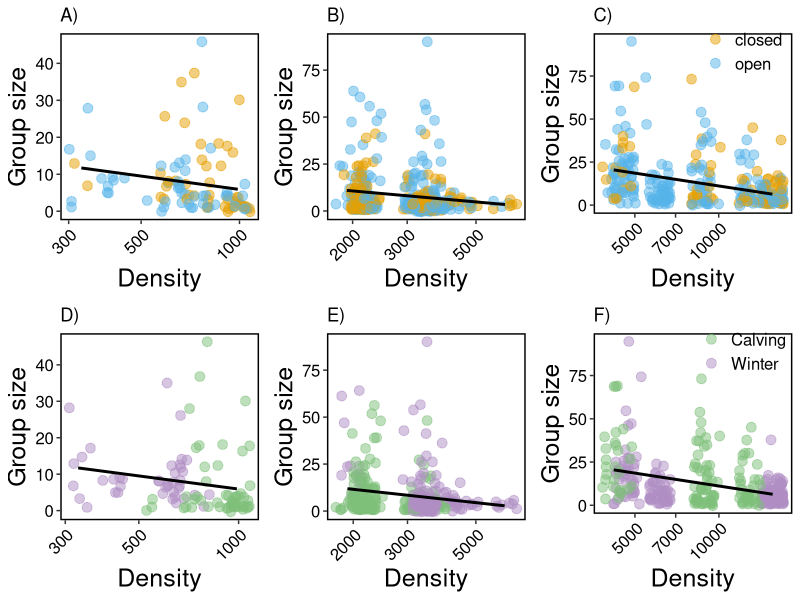

Write the R code that produced this figure.


## load libraries
library(data.table)
library(ggplot2)
library(gridExtra)

## load data
habitat <- fread("output/herd-survey-locs-data.csv")
habitat$HerdYear <- as.factor(paste(habitat$HERD, 
                                    habitat$year, sep = "_"))
## load data
allDf <- fread("output/groups-herd-year.csv")
allDf$HerdYear <- as.factor(paste(allDf$HERD, allDf$Year, sep = "_"))
allDf <- allDf[,c("HerdYear", "size")]

## only one density value per herd-year
allDf <- allDf[, mean(size), by = "HerdYear"]
setnames(allDf, "V1", "size")

## merge files
habitat2 <- merge(allDf, habitat, by.EACHI = "HerdYear", allow.cartesian = TRUE)

##  change name of habitat types
habitat2$habitatType[habitat2$habitatType == "closed"] <- "Closed"
habitat2$habitatType[habitat2$habitatType == "open"] <- "Open"

## rename herds based on size
habitat2$HSize[habitat2$HERD == "Avalon"] <- "Small"
habitat2$HSize[habitat2$HERD == "Cape_Shore"] <- "Small"
habitat2$HSize[habitat2$HERD == "Mt_Peyton"] <-"Small"
habitat2$HSize[habitat2$HERD == "Grey_River"] <- "Med"
habitat2$HSize[habitat2$HERD == "Gaff_Topsails"] <- "Med"
habitat2$HSize[habitat2$HERD == "Pothill"] <- "Med"
habitat2$HSize[habitat2$HERD == "St_Anthony"] <- "Med"
habitat2$HSize[habitat2$HERD == "Lapoile"] <- "Large"
habitat2$HSize[habitat2$HERD == "Middle_Ridge"] <- "Large"

png("graphics/Fig3.png",width = 6000, height = 4500, res = 600)
aa = ggplot(habitat2[HSize == "Small" & Total_Caribou < 100], 
            aes(size, Total_Caribou)) +
  geom_jitter(aes(color = habitat), alpha = 0.5, width = 0.04, size = 3) +
  geom_smooth(method = "lm", se = F, color = "black") +
  scale_fill_manual(values=c("#E69F00", "#56B4E9")) +
  scale_color_manual(values=c("#E69F00", "#56B4E9")) +
  scale_x_log10() +
  xlab('Density') +
  ylab('Group size') +
  ggtitle('A)') +
  theme(legend.position = 'none',
        axis.title = element_text(size = 18),
        axis.text.y = element_text(size=12, color = "black"),
        axis.text.x = element_text(size = 12, angle = 45 , color = "black", hjust = 1),        
        panel.grid.minor = element_blank(),
        panel.background = element_blank(),
        panel.border = element_rect(colour = "black", fill=NA, size=1))

bb = ggplot(habitat2[HSize == "Med" & Total_Caribou < 100], 
            aes(size, Total_Caribou)) +
  geom_jitter(aes(color = habitat), alpha = 0.5, width = 0.04, size = 3) +
  geom_smooth(method = "lm", se = F, color = "black") +
  scale_fill_manual(values=c("#E69F00", "#56B4E9")) +
  scale_color_manual(values=c("#E69F00", "#56B4E9")) +
  scale_x_log10() +
  xlab('Density') +
  ylab('Group size') +
  ggtitle('B)') +
  theme(legend.position = 'none',
        axis.title = element_text(size = 18),
        axis.text.y = element_text(size=12, color = "black"),
        axis.text.x = element_text(size = 12, angle = 45 , color = "black", hjust = 1),        
        panel.grid.minor = element_blank(),
        panel.background = element_blank(),
        panel.border = element_rect(colour = "black", fill=NA, size=1))
cc = ggplot(habitat2[HSize == "Large" & Total_Caribou < 100], 
            aes(size, Total_Caribou)) +
  geom_jitter(aes(color = habitat), alpha = 0.5, width = 0.04, size = 3) +
  geom_smooth(method = "lm", se = F, color = "black") +
  scale_fill_manual(values=c("#E69F00", "#56B4E9")) +
  scale_color_manual(values=c("#E69F00", "#56B4E9")) +
  scale_x_log10() +
  xlab('Density') +
  ylab('Group size') +
  ggtitle('C)') +
  theme(legend.position = c(0.75,0.9),
        legend.title = element_blank(),
        legend.background = element_blank(),
        legend.key = element_blank(),
        legend.text = element_text(size = 12),
        axis.title = element_text(size = 18),
        axis.text.y = element_text(size=12, color = "black"),
        axis.text.x = element_text(size = 12, angle = 45 , color = "black", hjust = 1), 
        panel.grid.minor = element_blank(),
        panel.background = element_blank(),
        panel.border = element_rect(colour = "black", fill=NA, size=1))

dd = ggplot(habitat2[HSize == "Small" & Total_Caribou < 100 & season != "Rut"], 
            aes(size, Total_Caribou)) +
  geom_jitter(aes(color = season), alpha = 0.5, width = 0.04, size = 3) +
  geom_smooth(method = "lm", se = F, color = "black") +
  scale_fill_manual(values=c("#7fbf7b", "#af8dc3")) +
  scale_color_manual(values=c("#7fbf7b", "#af8dc3")) +
  scale_x_log10() +
  xlab('Density') +
  ylab('Group size') +
  ggtitle('D)') +
  theme(legend.position = 'none',
        axis.title = element_text(size = 18),
        axis.text.y = element_text(size=12, color = "black"),
        axis.text.x = element_text(size = 12, angle = 45 , color = "black", hjust = 1),       
        panel.grid.minor = element_blank(),
        panel.background = element_blank(),
        panel.border = element_rect(colour = "black", fill=NA, size=1))

ee = ggplot(habitat2[HSize == "Med" & Total_Caribou < 100 & season != "Rut"], 
            aes(size, Total_Caribou)) +
  geom_jitter(aes(color = season), alpha = 0.5, width = 0.04, size = 3) +
  geom_smooth(method = "lm", se = F, color = "black") +
  scale_fill_manual(values=c("#7fbf7b", "#af8dc3")) +
  scale_color_manual(values=c("#7fbf7b", "#af8dc3")) +
  scale_x_log10() +
  xlab('Density') +
  ylab('Group size') +
  ggtitle('E)') +
  theme(legend.position = 'none',
        axis.title = element_text(size = 18),
        axis.text.y = element_text(size=12, color = "black"),
        axis.text.x = element_text(size = 12, angle = 45 , color = "black", hjust = 1),      
        panel.grid.minor = element_blank(),
        panel.background = element_blank(),
        panel.border = element_rect(colour = "black", fill=NA, size=1))
ff = ggplot(habitat2[HSize == "Large" & Total_Caribou < 100 & season != "Rut"], 
            aes(size, Total_Caribou)) +
  geom_jitter(aes(color = season), alpha = 0.5, width = 0.04, size = 3) +
  geom_smooth(method = "lm", se = F, color = "black") +
  scale_fill_manual(values=c("#7fbf7b", "#af8dc3")) +
  scale_color_manual(values=c("#7fbf7b", "#af8dc3")) +
  scale_x_log10() + 
  xlab('Density') +
  ylab('Group size') +
  ggtitle('F)') +
  theme(legend.position = c(0.75,0.9),
        legend.title = element_blank(),
        legend.background = element_blank(),
        legend.key = element_blank(),
        legend.text = element_text(size = 12),
        axis.title = element_text(size = 18),
        axis.text.y = element_text(size=12, color = "black"),
        axis.text.x = element_text(size = 12, angle = 45 , color = "black", hjust = 1),      
        panel.grid.minor = element_blank(),
        panel.background = element_blank(),
        panel.border = element_rect(colour = "black", fill=NA, size=1))

grid.arrange(aa,bb,cc,dd,ee,ff, ncol = 3, nrow = 2)

dev.off()